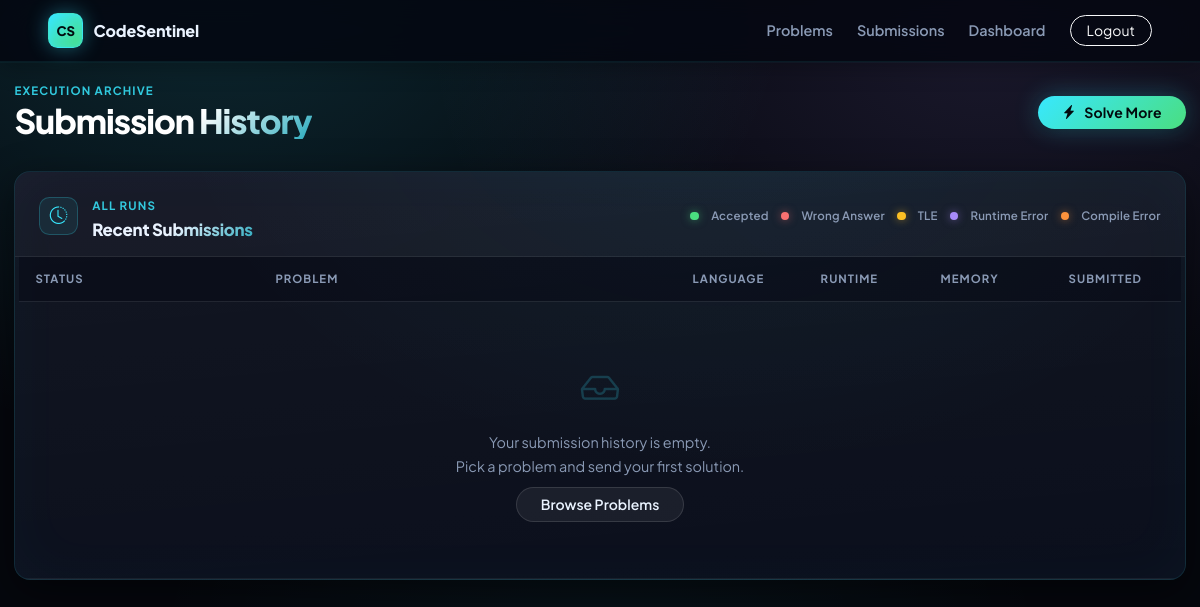
Page /submissions/ (signed in) on the earlier database version.
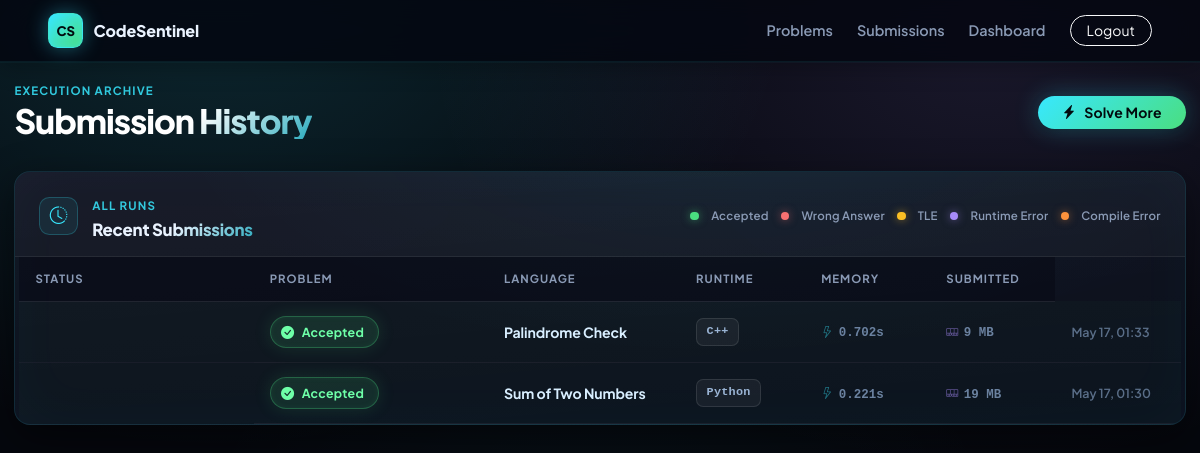
Same page on the later database version.
### submissions/models.py (models this page shows, shortened)
class Submission(models.Model):
    LANGUAGE_PYTHON = "python"
    LANGUAGE_C = "c"
    LANGUAGE_CPP = "cpp"
    LANGUAGE_JAVA = "java"
    LANGUAGE_CHOICES = [
        (LANGUAGE_PYTHON, "Python"),
        (LANGUAGE_C, "C"),
        (LANGUAGE_CPP, "C++"),
        (LANGUAGE_JAVA, "Java"),
    ]
    VERDICT_ACCEPTED = "Accepted"
    VERDICT_WRONG_ANSWER = "Wrong Answer"
    VERDICT_COMPILATION_ERROR = "Compilation Error"
    VERDICT_RUNTIME_ERROR = "Runtime Error"
    VERDICT_TIME_LIMIT_EXCEEDED = "Time Limit Exceeded"
    VERDICT_CHOICES = [
        (VERDICT_ACCEPTED, "Accepted"),
        (VERDICT_WRONG_ANSWER, "Wrong Answer"),
        (VERDICT_COMPILATION_ERROR, "Compilation Error"),
        (VERDICT_RUNTIME_ERROR, "Runtime Error"),
        (VERDICT_TIME_LIMIT_EXCEEDED, "Time Limit Exceeded"),
    ]
    user = models.ForeignKey(settings.AUTH_USER_MODEL, on_delete=models.CASCADE, related_name="submissions")
    problem = models.ForeignKey("problems.Problem", on_delete=models.CASCADE, related_name="submissions")
    language = models.CharField(max_length=20, choices=LANGUAGE_CHOICES)
    code = models.TextField()
    verdict = models.CharField(max_length=40, choices=VERDICT_CHOICES)
    execution_time = models.FloatField(default=0)
    memory_usage = models.PositiveIntegerField(default=0, help_text="Peak memory usage in KB")
    failed_test_number = models.PositiveIntegerField(null=True, blank=True)
    output = models.TextField(blank=True)
    error_message = models.TextField(blank=True)
    created_at = models.DateTimeField(auto_now_add=True)
    class Meta:
        ordering = ["-created_at"]
    @property
    def is_accepted(self):
        return self.verdict == self.VERDICT_ACCEPTED
    @property
    def verdict_css_class(self):
        _map = {
            self.VERDICT_ACCEPTED: "accepted",
            self.VERDICT_WRONG_ANSWER: "wrong-answer",
            self.VERDICT_COMPILATION_ERROR: "compilation-error",
            self.VERDICT_RUNTIME_ERROR: "runtime-error",
            self.VERDICT_TIME_LIMIT_EXCEEDED: "time-limit-exceeded",
        }
        return _map.get(self.verdict, "unknown")

### problems/models.py (models this page shows, shortened)
class Problem(models.Model):
    DIFFICULTY_EASY = "easy"
    DIFFICULTY_MEDIUM = "medium"
    DIFFICULTY_HARD = "hard"
    DIFFICULTY_CHOICES = [
        (DIFFICULTY_EASY, "Easy"),
        (DIFFICULTY_MEDIUM, "Medium"),
        (DIFFICULTY_HARD, "Hard"),
    ]
    title = models.CharField(max_length=180, unique=True)
    slug = models.SlugField(max_length=220, unique=True, blank=True)
    statement = models.TextField()
    input_format = models.TextField(blank=True)
    output_format = models.TextField(blank=True)
    constraints = models.TextField(blank=True)
    sample_input = models.TextField(blank=True)
    sample_output = models.TextField(blank=True)
    difficulty = models.CharField(max_length=12, choices=DIFFICULTY_CHOICES, default=DIFFICULTY_EASY)
    time_limit = models.PositiveIntegerField(default=2, help_text="Time limit per testcase in seconds.")
    points = models.PositiveIntegerField(default=100)
    is_active = models.BooleanField(default=True)
    created_at = models.DateTimeField(auto_now_add=True)
    updated_at = models.DateTimeField(auto_now=True)
    class Meta:
        ordering = ["difficulty", "title"]
    def get_absolute_url(self):
        return reverse("problems:detail", kwargs={"slug": self.slug})

### submissions/views.py (the view)
# urls.py: path("", views.submission_history, name="history"),
@login_required
def submission_history(request):
    submissions = (
        Submission.objects.filter(user=request.user)
        .select_related("problem")
        .order_by("-created_at")
    )
    paginator = Paginator(submissions, 20)
    page_obj = paginator.get_page(request.GET.get("page"))
    return render(request, "submissions/history.html", {"page_obj": page_obj})

### templates/submissions/history.html (shortened to what this page needs)
{% extends "base.html" %}
{% block body_class %}app-page{% endblock %}
{% block content %}
<section class="page-shell">
    <div class="content-top">
        <div>
            <span class="eyebrow">Execution archive</span>
            <h1>Submission History</h1>
        </div>
        <a href="{% url 'problems:list' %}" class="btn btn-neon rounded-pill px-4">
            <i class="bi bi-lightning-charge-fill me-2"></i>Solve More
        </a>
    </div>
    <div class="sub-history-panel mt-4">
        <div class="sub-history-header">
            <div class="sub-history-header-left">
                <i class="bi bi-clock-history sub-history-icon"></i>
                <div>
                    <span class="eyebrow">All runs</span>
                    <h2 class="sub-history-title">Recent Submissions</h2>
                </div>
            </div>
            <div class="sub-history-legend">
                <span class="sub-legend-dot accepted"></span><span>Accepted</span>
                <span class="sub-legend-dot wrong-answer"></span><span>Wrong Answer</span>
                <span class="sub-legend-dot time-limit-exceeded"></span><span>TLE</span>
                <span class="sub-legend-dot runtime-error"></span><span>Runtime Error</span>
                <span class="sub-legend-dot compilation-error"></span><span>Compile Error</span>
            </div>
        </div>
        <div class="table-responsive sub-history-table-wrap">
            <table class="table cs-table sub-history-table align-middle">
                <thead>
                    <tr>
                        <th class="sub-col-status">Status</th>
                        <th class="sub-col-problem">Problem</th>
                        <th class="sub-col-lang">Language</th>
                        <th class="sub-col-runtime">Runtime</th>
                        <th class="sub-col-memory">Memory</th>
                        <th class="sub-col-when">Submitted</th>
                    </tr>
                </thead>
                <tbody>
                {% for submission in page_obj %}
                    <tr class="sub-row sub-row--{{ submission.verdict_css_class }}">
                        <td class="sub-col-status">
                            <div class="sub-verdict-wrap">
                                <span class="sub-verdict-badge {{ submission.verdict_css_class }}{% if submission.is_accepted %} sub-verdict-pulse{% endif %}">
                                    {% if submission.is_accepted %}
                                        <i class="bi bi-check-circle-fill"></i>
                                    {% elif submission.verdict == "Wrong Answer" %}
                                        <i class="bi bi-x-circle-fill"></i>
                                    {% elif submission.verdict == "Time Limit Exceeded" %}
                                        <i class="bi bi-hourglass-split"></i>
                                    {% elif submission.verdict == "Runtime Error" %}
                                        <i class="bi bi-exclamation-triangle-fill"></i>
                                    {% elif submission.verdict == "Compilation Error" %}
                                        <i class="bi bi-bug-fill"></i>
                                    {% else %}
                                        <i class="bi bi-question-circle"></i>
                                    {% endif %}
                                    <span>{{ submission.verdict }}</span>
                                </span>
                            </div>
                        </td>
                        <td class="sub-col-problem">
                            <a class="sub-problem-link" href="{{ submission.problem.get_absolute_url }}">
                                {{ submission.problem.title }}
                            </a>
                        </td>
                        <td class="sub-col-lang">
                            <span class="sub-lang-badge">{{ submission.get_language_display }}</span>
                        </td>
                        <td class="sub-col-runtime">
                            <div class="sub-perf-chip">
                                <i class="bi bi-lightning"></i>
                                <span>{{ submission.execution_time|floatformat:3 }}s</span>
                            </div>
                        </td>
                        <td class="sub-col-memory">
                            <div class="sub-perf-chip sub-perf-chip--mem">
                                <i class="bi bi-memory"></i>
                                <span>
                                    {% if submission.memory_usage %}
                                        {% widthratio submission.memory_usage 1024 1 %} MB
                                    {% else %}
                                        &mdash;
                                    {% endif %}
                                </span>
                            </div>
                        </td>
                        <td class="sub-col-when">
                            <time class="sub-time" datetime="{{ submission.created_at|date:'c' }}" title="{{ submission.created_at|date:'N j, Y H:i:s' }}">
                                {{ submission.created_at|date:"M j, H:i" }}
                            </time>
                        </td>
                    </tr>
                {% empty %}
                    <tr>
                        <td colspan="6" class="sub-empty-state">
                            <i class="bi bi-inbox"></i>
                            <p>Your submission history is empty.<br>Pick a problem and send your first solution.</p>
                            <a href="{% url 'problems:list' %}" class="btn btn-glass rounded-pill px-4 mt-2">Browse Problems</a>
                        </td>
                    </tr>
                {% endfor %}
                </tbody>
            </table>
        </div>
    </div>
</section>
{% endblock %}

### templates/base.html (shortened to what this page needs)
{% load static %}
<!doctype html>
<html lang="en">
<head>
    <link href="https://cdn.jsdelivr.net/npm/bootstrap@5.3.3/dist/css/bootstrap.min.css" rel="stylesheet">
    <link href="https://cdn.jsdelivr.net/npm/bootstrap-icons@1.11.3/font/bootstrap-icons.min.css" rel="stylesheet">
    <link href="{% static 'css/style.css' %}" rel="stylesheet">
</head>
<body class="cs-body {% block body_class %}{% endblock %}">
    <nav class="navbar navbar-expand-lg cs-navbar fixed-top">
        <div class="container-fluid px-3 px-lg-5">
            <a class="navbar-brand cs-brand" href="{% url 'landing' %}">
                <span class="brand-mark">CS</span>
                <span>CodeSentinel</span>
            </a>
            <div class="collapse navbar-collapse" id="mainNav">
                <ul class="navbar-nav ms-auto align-items-lg-center gap-lg-2">
                    <li class="nav-item"><a class="nav-link" href="{% url 'problems:list' %}">Problems</a></li>
                    {% if user.is_authenticated %}
                        <li class="nav-item"><a class="nav-link" href="{% url 'submissions:history' %}">Submissions</a></li>
                        <li class="nav-item"><a class="nav-link" href="{% url 'accounts:dashboard' %}">Dashboard</a></li>
                        <li class="nav-item ms-lg-2">
                            <a class="btn btn-outline-light btn-sm rounded-pill px-3" href="{% url 'accounts:logout' %}">Logout</a>
                        </li>
                    {% else %}
                        <li class="nav-item"><a class="nav-link" href="{% url 'accounts:login' %}">Login</a></li>
                        <li class="nav-item ms-lg-2">
                            <a class="btn btn-neon btn-sm rounded-pill px-3" href="{% url 'accounts:register' %}">Get Started</a>
                        </li>
                    {% endif %}
                </ul>
            </div>
        </div>
    </nav>
    <main class="cs-main">
        {% block content %}{% endblock %}
    </main>
    <div class="toast-container position-fixed top-0 end-0 p-3 cs-toast-wrap">
    </div>
</body>
</html>

Differences in the rows shown:
added Submission: verdict "Accepted", problem "Palindrome Check", language "C++", execution_time "0.702", memory_usage "9", created_at "May 17, 01:33"
added Submission: verdict "Accepted", problem "Sum of Two Numbers", language "Python", execution_time "0.221", memory_usage "19", created_at "May 17, 01:30"
Other differences:
text no longer shown: "Your submission history is empty. Pick a problem and send your first solution. Browse Problems"
